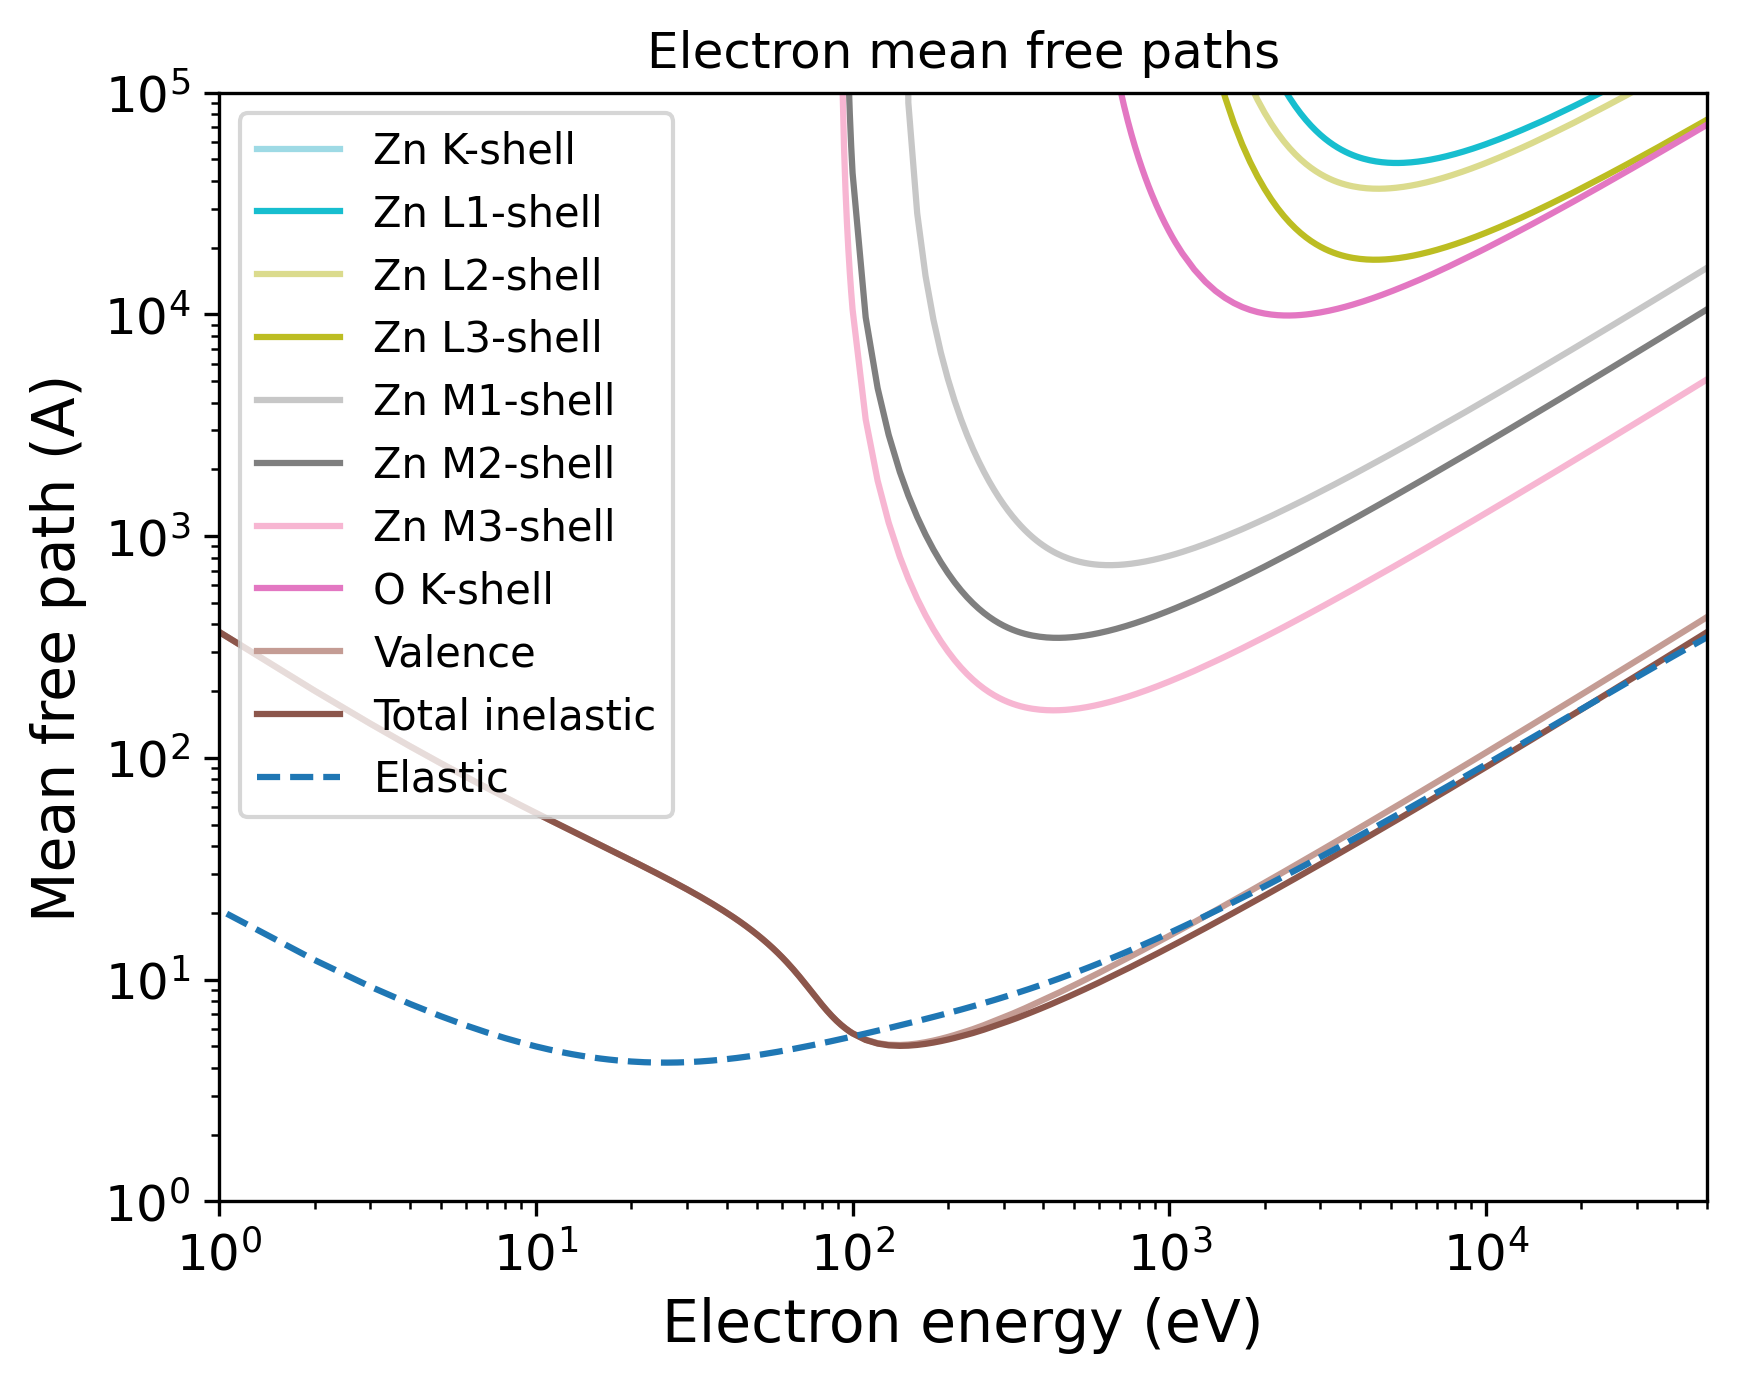

This figure's Python source:
import pandas as pd
import numpy as np
import matplotlib.pyplot as plt
import matplotlib.cm as cm
# Set the format:
plt.xlabel("Electron energy (eV)", fontsize=14)
plt.ylabel("Mean free path (A)", fontsize=14)
plt.xticks(fontsize=12)
plt.yticks(fontsize=12)
plt.grid(False)
# Set the axes:
# Read the output file:
df = pd.read_csv(r"OUTPUT_ZnO_Electron_IMFP.dat", sep=r'\s+', header=None, comment="#", skipinitialspace=True)
plt.xscale("log")
plt.yscale("log")
# Prepare the plot:
columns_to_plot = [ 1, 2, 3, 4, 5, 6, 7, 8, 9, 10]
labels = [ "Zn K-shell", "Zn L1-shell", "Zn L2-shell", "Zn L3-shell", "Zn M1-shell", "Zn M2-shell", "Zn M3-shell", "O K-shell", "Valence", "Total inelastic"]
# Create N distinct colors from a colormap
N = len(columns_to_plot)
colors = plt.cm.tab20(np.linspace(1, 0, 20))
# Set line styles:
linestyles = [ "-", "-", "-", "-", "-", "-", "-", "-", "-", "-"]
for i, col in enumerate(columns_to_plot):
    color = colors[i % len(colors)]
    ls    = linestyles[i % len(linestyles)]
    label = labels[i % len(labels)]
    plt.plot(df.iloc[:, 0], df.iloc[:, col],
    color=color,
    label=label,
    linestyle=ls)
# Add a curve from the second file
df2 = pd.read_csv(r"OUTPUT_ZnO_Electron_EMFP.dat", sep=r'\s+', header=None, comment="#", skipinitialspace=True)
columns_to_plot2 = [ 3]
labels2 = [ "Elastic"]
# Create second part of the plot:
for col, label in zip(columns_to_plot2, labels2):
    plt.plot(df2.iloc[:, 0], df2.iloc[:, col], label=label, linestyle="--")
plt.xlim(1.00000000,50000.00000000)
plt.ylim(1.00000000,100000.00000000)
plt.title("Electron mean free paths")
plt.legend(loc="best", fontsize=10)
# Save the plot in this format:
plt.savefig("OUTPUT_MFP_electron.png", dpi=300, bbox_inches="tight")
